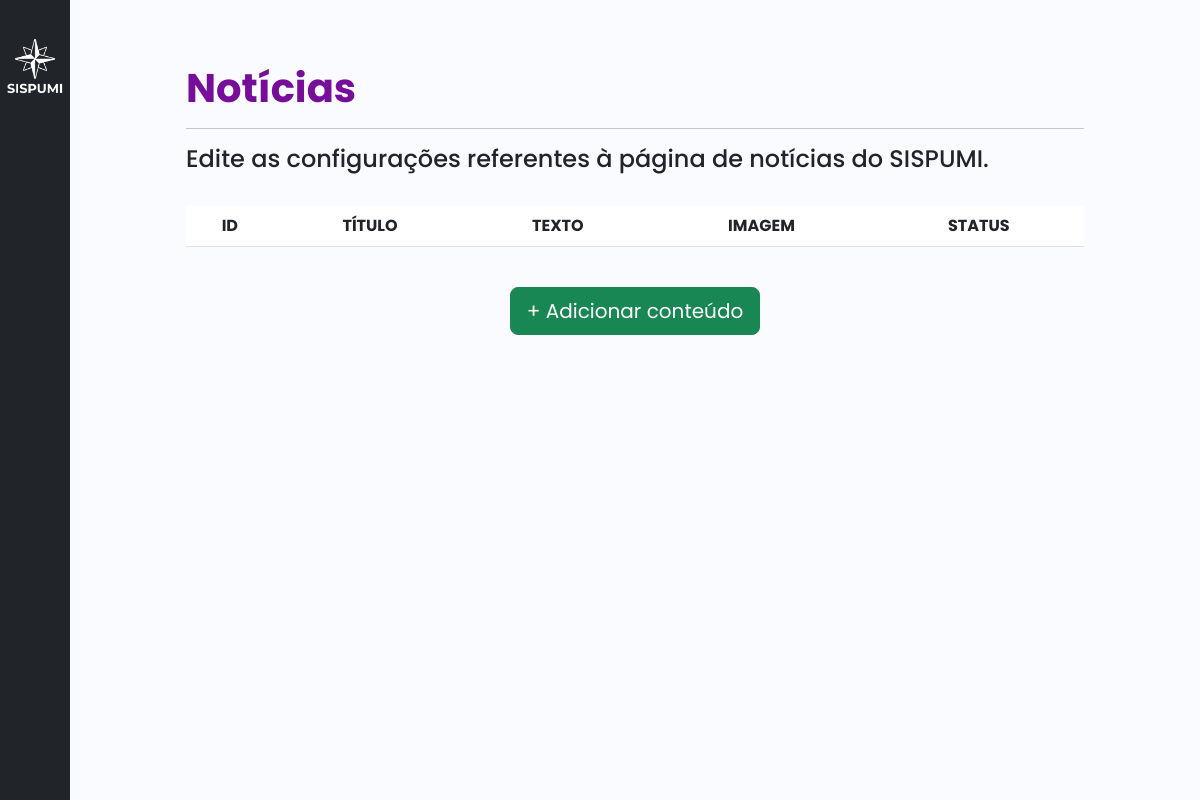
Page /painel3.php on the earlier database version.
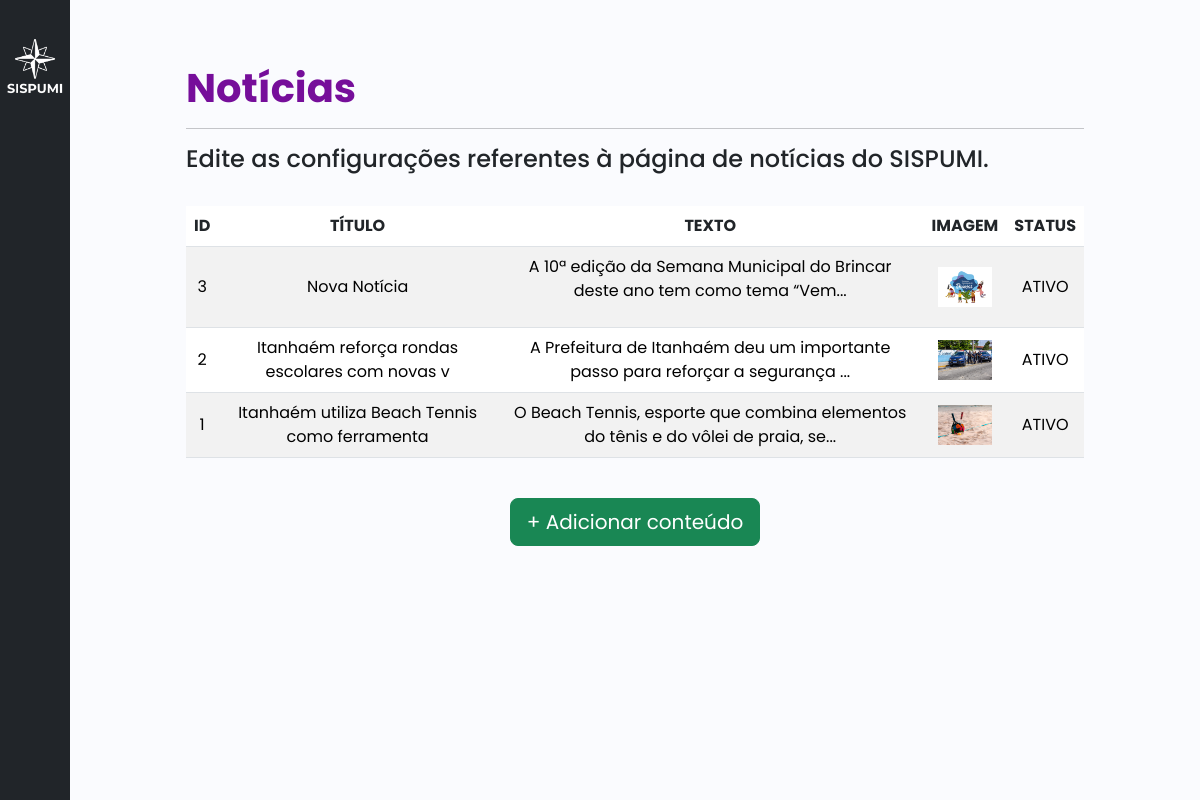
Same page on the later database version.
### tables this page shows
CREATE TABLE IF NOT EXISTS `noticia` (
  `id_noticia` int(11) NOT NULL AUTO_INCREMENT,
  `titulo_noticia` varchar(45) NOT NULL,
  `texto_noticia` text NOT NULL,
  `imagem_noticia` text NOT NULL,
  `link_noticia` text,
  `status_noticia` int(11) NOT NULL,
  `adm_id_adm` int(11) DEFAULT NULL,
  PRIMARY KEY (`id_noticia`),
  KEY `adm_id_adm` (`adm_id_adm`)
);

### painel3.php (the view, shortened to what this page needs)
<?php
    include('conexao.php');
    $sql1 = 'SELECT * FROM noticia ORDER BY id_noticia DESC';
?>
<!DOCTYPE html>
<html>
<head>
    <link rel="stylesheet" type="text/css" href="./css/bootstrap.min.css">
    <link rel="stylesheet" href="./css/style.css">
    <link href="https://cdn.lineicons.com/4.0/lineicons.css" rel="stylesheet" />
    <link href="https://cdn.jsdelivr.net/npm/bootstrap@5.3.0-alpha3/dist/css/bootstrap.min.css" rel="stylesheet">
</head>
<body>
    <div class="wrapper">
        <aside id="sidebar" class="bg-dark">
            <div class="d-flex">
                <button class="toggle-btn" type="button">
                </button>
            </div>
            <div class="d-flex">
                <img src="./img/logo1.png" class="img-fluid" alt="..." style="padding: 10%;">
            </div>
            <ul class="sidebar-nav">
                <li class="sidebar-item">
                    <a href="./painel1.php" class="sidebar-link">
                    </a>
                </li>
                <li class="sidebar-item">
                    <a href="./painel2.php" class="sidebar-link">
                    </a>
                </li>
                <li class="sidebar-item">
                    <a href="./painel3.php" class="sidebar-link">
                    </a>
                </li>
            </ul>
            <div class="sidebar-footer">
                <a href="./login.php" class="sidebar-link">
                </a>
            </div>
        </aside>
        <div class="col-sm-1" style="background-color: #fafbfe;"></div>
        <div class="main p-3">
            <br>
            <br>
            <h1 style="color: #760E9A;"><strong>Notícias</strong></h1>
            <hr>
            <h4>Edite as configurações referentes à página de notícias do SISPUMI.</h4>
            <br>
            <div class="text-center">
                <div class="row">
                    <div class="table-responsive">
                        <table class="table table-striped">
                            <thead>
                                <tr>
                                    <th scope="col">ID</th>
                                    <th scope="col">TÍTULO</th>
                                    <th scope="col">TEXTO</th>
                                    <th scope="col">IMAGEM</th>
                                    <th scope="col">STATUS</th>
                                </tr>
                            </thead>
                            <tbody>
                                <?php
                                    $executa = $con ->query($sql1);
                                    while($noticia = $executa -> fetch_array()){
                                        $texto_noticia = strlen($noticia['texto_noticia']) > 80 ? substr($noticia['texto_noticia'], 0, 80) . "..." : $noticia['texto_noticia'];
                                        if($noticia['status_noticia'] == 1){
                                            $status = "ATIVO";
                                        }else{
                                            $status = "INATIVO";
                                        }
                                        echo '
                                        <tr>
                                            <td class="align-middle" scope="row"><a href="painel-noticias.php?id_noticia='.$noticia['id_noticia'].'">'.$noticia['id_noticia'].'</a></td>
                                            <td class="align-middle"><a href="painel-noticias.php?id_noticia='.$noticia['id_noticia'].'">'.$noticia['titulo_noticia'].'</a></td>
                                            <td class="align-middle"><a href="painel-noticias.php?id_noticia='.$noticia['id_noticia'].'">'.$texto_noticia.'</a></td>
                                            <td class="align-middle "<a href="painel-noticias.php?id_noticia='.$noticia['id_noticia'].'"><img src="'.$noticia['imagem_noticia'].'" alt="link-img" style="height: 5vh;" ></a></td>
                                            <td class="align-middle "><a href="painel-noticias.php?id_noticia='.$noticia['id_noticia'].'">'.$status.'</a></td>
                                        </tr>';
                                    }
                                ?>
                            </tbody>
                        </table>
                    </div>
                </div>
                <br>
                <a class="btn btn-success btn-lg" href="painel-noticias.php?id_noticia=0" role="button">+ Adicionar conteúdo</a>
            </div>
        </div>
        <div class="col-sm-1" style="background-color: #fafbfe;"></div>
    </div>
</body>
</html>

Differences in the rows shown:
added noticia: id_noticia "3", titulo_noticia "Nova Notícia", texto_noticia "A 10ª edição da Semana Municipal do Brincar deste ano tem como tema “Vem...", imagem_noticia (picture), status_noticia "ATIVO"
added noticia: id_noticia "2", titulo_noticia "Itanhaém reforça rondas escolares com novas v", texto_noticia "A Prefeitura de Itanhaém deu um importante passo para reforçar a segurança ...", imagem_noticia (picture), status_noticia "ATIVO"
added noticia: id_noticia "1", titulo_noticia "Itanhaém utiliza Beach Tennis como ferramenta", texto_noticia "O Beach Tennis, esporte que combina elementos do tênis e do vôlei de praia, se...", imagem_noticia (picture), status_noticia "ATIVO"
